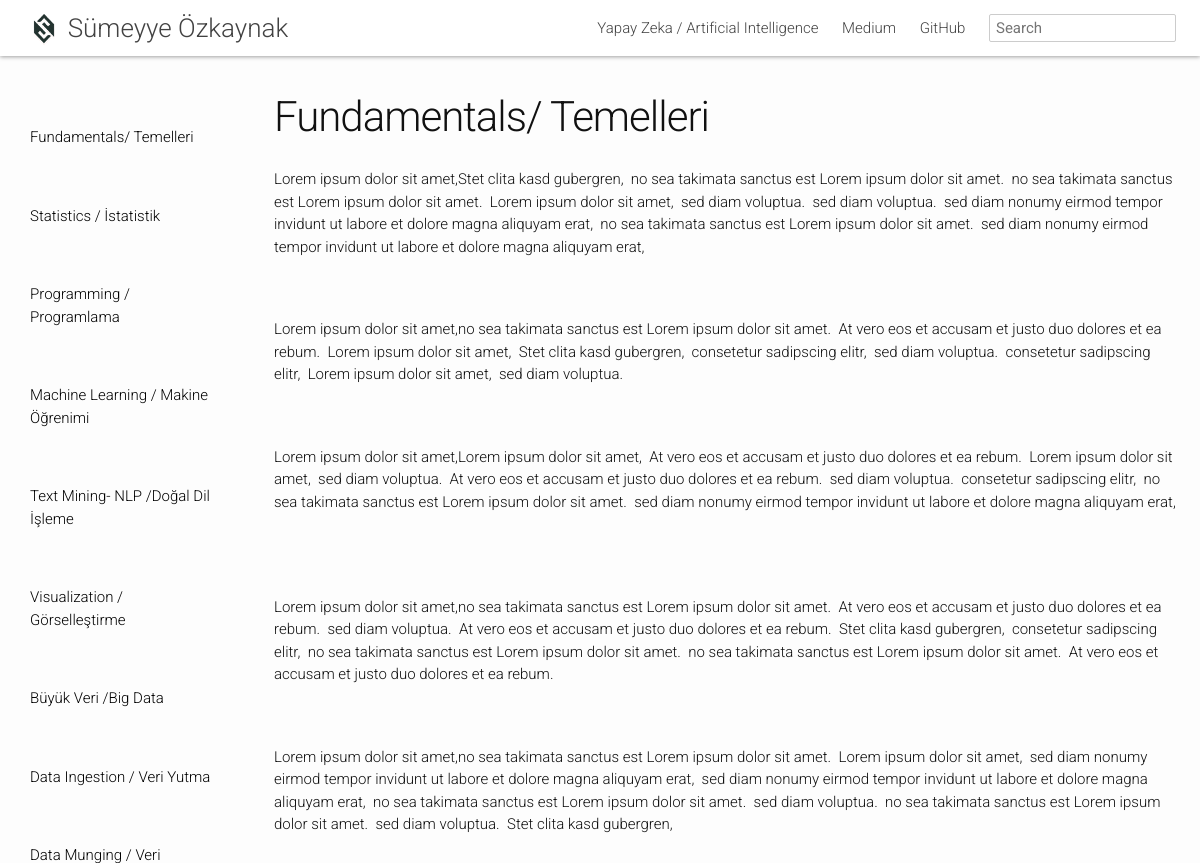
The app's page /myworkandresearch/yapay-zeka-artificial-intelligence/fundamentals-temelleri/ (upper part), older data.
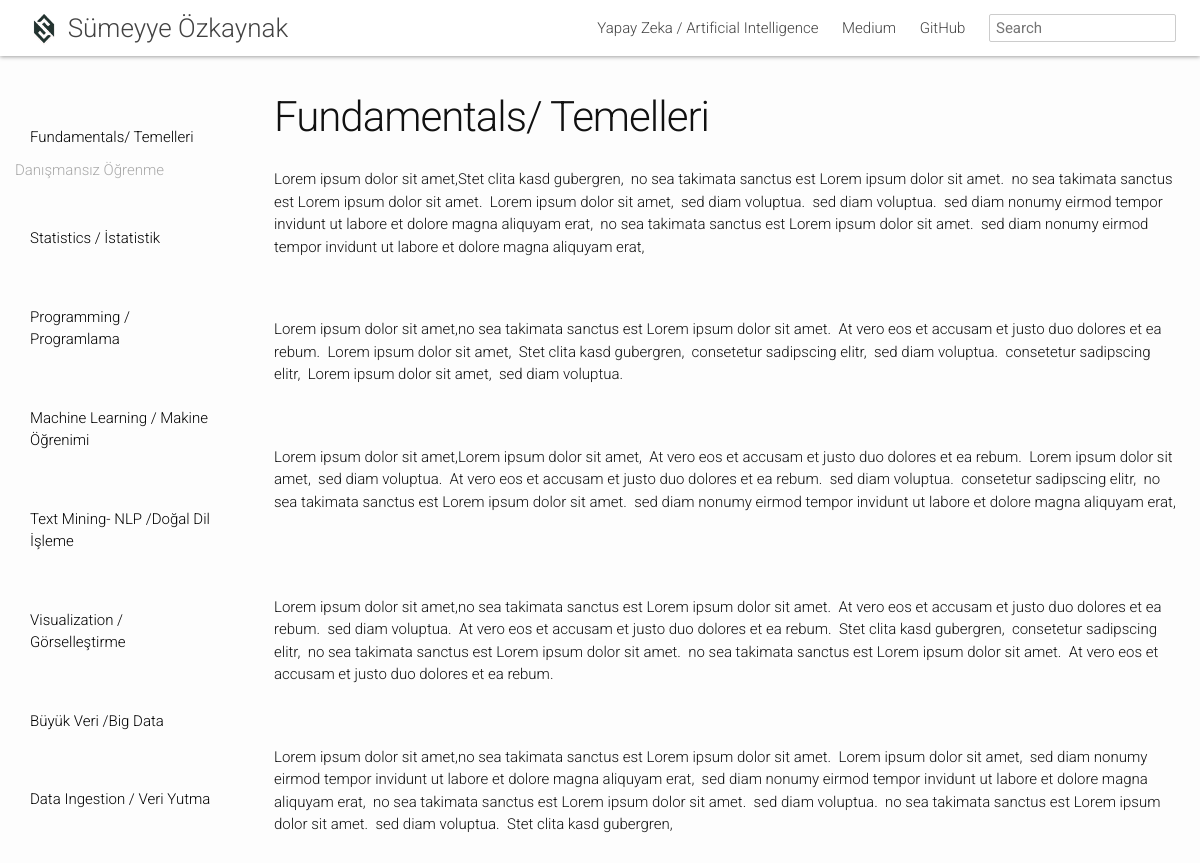
The same page, newer data.
### myworkandresearch/models.py (models this page shows, shortened)
class Category(models.Model):
    name = models.CharField(max_length=200, verbose_name='Kategori Adı')
    slug = models.SlugField(unique=True, max_length=210, verbose_name='Kategori Url', editable=False)
    text = RichTextField(verbose_name='Kategori Metni')
    image = models.ImageField(null=True, blank=True)
    class Meta:
        ordering = ['id']

class Subject(models.Model):
    name = models.CharField(max_length=200, verbose_name='Konu Adı')
    slug = models.SlugField(unique=True, max_length=210, verbose_name='Konu Url', editable=False)
    text = RichTextField(verbose_name='Konu Metni')
    category_name = models.ForeignKey('Category', on_delete=models.CASCADE, verbose_name='Kategori Adı')
    class Meta:
        ordering = ['id']

class Article(models.Model):
    user=models.ForeignKey('auth.User', verbose_name='Yazar', related_name='articles')
    title = models.CharField(max_length=200, verbose_name='Başlık')
    slug = models.SlugField(unique=True,max_length=210, verbose_name='Yazı Url', editable=False)
    text = RichTextField()
    image = models.ImageField(null=True, blank=True)
    created_date = models.DateTimeField(
        default=timezone.now)
    published_date = models.DateTimeField(
        blank=True, null=True)
    subject_name = models.ForeignKey('Subject', on_delete=models.CASCADE)
    class Meta:
        ordering = ['-published_date', '-id']

### myworkandresearch/views.py (the view)
# urls.py: url(r'^(?P<category_slug>[\w-]+)/(?P<subject_slug>[\w-]+)/$', views.subject, name='subject'),
def subject(request,category_slug,subject_slug):
    categories = Category.objects.filter(slug=category_slug)
    subjects = Subject.objects.all()
    subject = get_object_or_404(Subject, slug=subject_slug)
    articles = Article.objects.all()
    form = SubjectCommentForm(request.POST or None)
    if form.is_valid():
        comment = form.save(commit=False)
        comment.subject = subject
        comment.save()
    context = {
        'categories': categories,
        'subjects': subjects,
        'subject':subject,
        'articles': articles,
        'form': form,
    }
    return render(request, 'myworkandresearch/subject.html', context)

### myworkandresearch/forms.py
class SubjectCommentForm(forms.ModelForm):
    captcha = ReCaptchaField()
    class Meta:
        model = SubjectComment
        fields = [
            'name',
            'content'
        ]

### templates/myworkandresearch/subject.html (shortened to what this page needs)
{% extends 'base.html' %}
{% load static %}
{% block body_name %} class="" {% endblock %}
{% block header %}
    {% for category in categories %}
    <a class="page-link" href="{%  url 'myworkandresearch:category' category_slug=category.slug %}">{{ category.name }}</a>
    {% endfor %}
    <a class="page-link" href="https://medium.com/@sumozkaynak">Medium</a>
    <a class="page-link" href="https://github.com/sozkaynak">GitHub</a>
{% endblock %}
{% block content %}
    <div class="container-fluid contents">
      <div class="row">
       {% for category in categories%}
          <div id="side-nav-container" class="col-sm-3">
          <ul id="mysidebar" class="nav">
              {% for subject in category.subject_set.all %}
              <li class="sidebar-title"><a href="{% url 'myworkandresearch:subject' category_slug=category.slug subject_slug=subject.slug %}" style="color:black "> <li>{{subject.name}}</li></a></li>
                    <ul class="sidebar-items">
                        {% for article in subject.article_set.all %}
                      <li>
                            <a href="{% url 'myworkandresearch:detail' category_slug=category.slug subject_slug=subject.slug article_slug=article.slug %}" style="color:darkgray ">{{article.title}}</a>
                      </li>
                        {% endfor %}
                    </ul>
              {% endfor %}
          </ul>
        </div>
      {% endfor %}
          <div class="col-sm-9 main-contents">
          {% if subject.name %}
            <div class="main-contents-body">
                <article class="post-content">
                    <header class="post-header">
                  <div>
                    <h1 class="post-title">{{subject.name}} </h1>
                  </div>
               </header>
          {{subject.text|safe|linebreaksbr}}
                </article>
          </div>
          {% endif %}
            </div>
          </div>
          </div>
{% endblock %}

Row changes from the older to the newer data that the page shows:
added Article: title "Danışmansız Öğrenme", shown under Subject "Fundamentals/ Temelleri"
